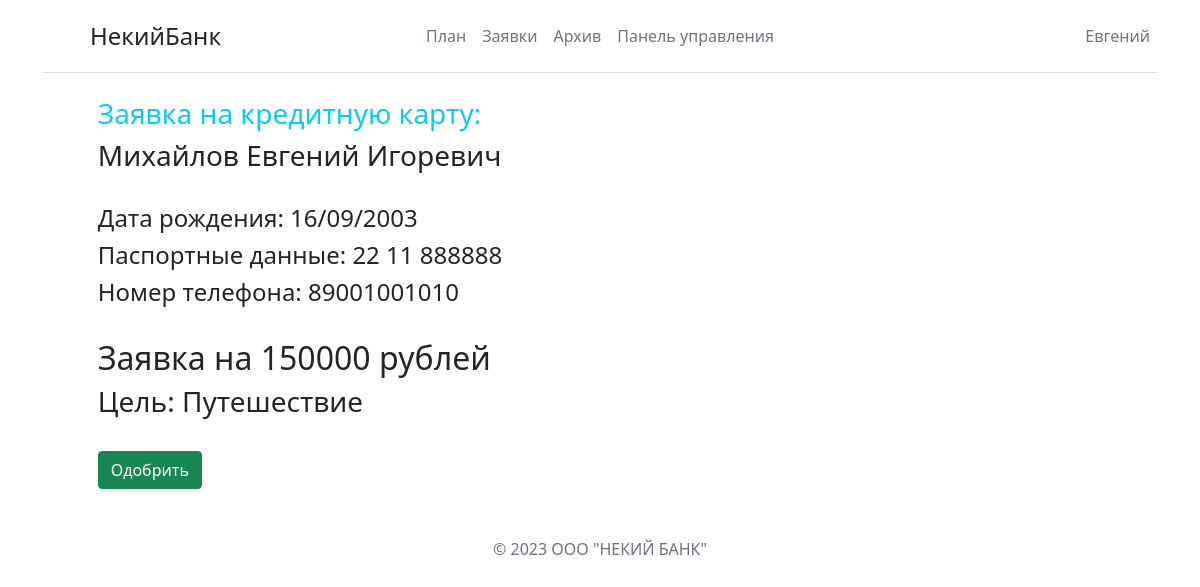
The page /staff/requests/2/ (signed in) on the database its author committed.
### main/models.py (models this page shows, shortened)
class CreditRequest(models.Model):
    cardNumber = models.IntegerField('Номер счёта', editable = False)
    cardHolder = models.CharField('Владелец счёта', max_length=40, editable = False)
    fullname = models.CharField('Полное имя',default="" , max_length=40, editable = False)
    cardType = models.CharField('Тип карты', max_length=32, default="CreditSpecial", editable = False)
    birthDate = models.CharField('Дата рождения', max_length=16, editable=False)
    tel = models.IntegerField('Телефон', editable=False)
    pasport = models.CharField('Паспорт', max_length=16, editable=False)
    amount = models.IntegerField('Сумма', editable=False)
    goal = models.CharField('Цель кредита', max_length=32, editable=False)
    status=models.CharField('Статус заявки', max_length=30, editable=False, default="На рассмотрении")
    id = models.AutoField(primary_key=True)

### main/views.py (the view)
# urls.py: path('staff/requests/<int:pk_page>/', views.requestpage, name='requestpage'),
def requestpage(request, pk_page):
    if isAuth(request.user) == "Staff":
        page=CreditRequest.objects.get(id=pk_page)
        if request.method=="POST":
            for card in Account.objects.all():
                if card.cardNumber==page.cardNumber:
                    card.cardStatus=="Active"
            page.status="complited"
            page.save()
        return render(request, 'main/staff/requestpage.html',  {'page':page, 'date':date  })

### main/defs.py (called while the page is built)
def isAuth(User):
    global groups
    for group in User.groups.all():
        if group.name=="Client":
            return "Client"
        elif group.name in groups:
            return "Staff"

### main/templates/main/staff/requestpage.html (shortened to what this page needs)
{% extends 'main/staff/base.html' %}
{% block content %}
    <form method="post" style="padding: 0% 5%;">
        <h3 class="text-info">Заявка на кредитную карту:</h3>
    <h3> {{ page.fullname }} </h3>
    <br>
    <h4> Дата рождения: {{ page.birthDate }} </h4>
    <h4> Паспортные данные: {{ page.pasport }} </h4>
    <h4>Номер телефона: {{page.tel}}</h4>
    <br>
    <h2> Заявка на {{page.amount}} рублей</h2>
    <h3> Цель: {{page.goal}} </h3>
            <br>
            <input type="submit" class="btn btn-success" value="Одобрить">
    </form>
{% endblock %}

### main/templates/main/staff/base.html (shortened to what this page needs)
<!DOCTYPE html>
<html lang="en">
<head>
    <link rel="stylesheet" href="https://cdn.jsdelivr.net/npm/bootstrap@5.1.0/dist/css/bootstrap.min.css">
</head>
<body>
  <div class="container">
    <header class="d-flex flex-wrap align-items-center justify-content-center justify-content-md-between py-3 mb-4 border-bottom">
      <a href="/" class="d-flex align-items-center col-md-3 mb-2 mb-md-0 text-dark text-decoration-none">
        <svg class="bi me-2" width="40" height="32" role="img" aria-label="Bootstrap"><use xlink:href="#bootstrap"></use></svg>
        <span class="fs-4">НекийБанк</span>
      </a>
      <ul class="nav col-12 col-md-auto mb-2 justify-content-center mb-md-0">
        {% if user.is_authenticated %}
        <li><a href="{% url 'tasks' %}" class="nav-link px-2 link-secondary">План</a></li>
        <li><a href="{% url 'requests' %}" class="nav-link px-2 link-secondary">Заявки</a></li>
          {% if user.is_staff %}
          <li><a href="{% url 'archive' %}" class="nav-link px-2 link-secondary">Архив</a></li>
          <li><a href="{% url 'apanel' %}" class="nav-link px-2 link-secondary">Панель управления</a></li>
          {% endif %}
        {% endif %}
      </ul>
      <div class="col-md-3 text-end">
        <ul class="nav col-12 col-md-auto mb-2 justify-content-end mb-md-0">
          {% if request.user.is_authenticated %}
          <li><a href="{% url 'profile' %}" class="nav-link px-2 link-secondary">{{user.first_name}}</a></li>
          {% else %}
          <li><a href="{% url 'login' %}" class="nav-link px-2 link-secondary">Войти</a></li>
          {% endif %}
        </ul>
      </div>
    </header>
  </div>
      <div class="container">
        {% block content %}{% endblock %}
      </div>
      <p class="mt-5 mb-3 text-muted text-center">© 2023 ООО "НЕКИЙ БАНК"</p>
</body>
</html>

### rows shown on the page
CreditRequest: fullname "Михайлов Евгений Игоревич", birthDate "16/09/2003", pasport "22 11 888888", tel "89001001010", amount "150000", goal "Путешествие"

### other values the page prints
{{ user.first_name }} "Евгений"
